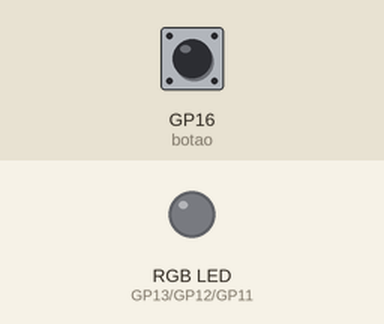
This program was run on a simulated Raspberry Pi Pico running MicroPython. Parts: an RGB LED mixed from three pins (HIGH = lit). Inputs (shaded band) come from the test bench; at power-on: GP16 (botao) LOW.

Above: at 1.2 s.
1.3 s: GP16 (botao) pulled HIGH for 0.15 s
At 2.1 s:
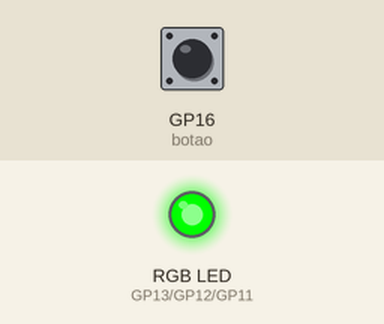
At 2.9 s:
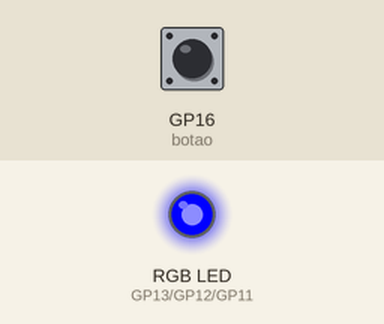
7.4 s: GP16 (botao) pulled HIGH for 1 s
At 7.4 s:
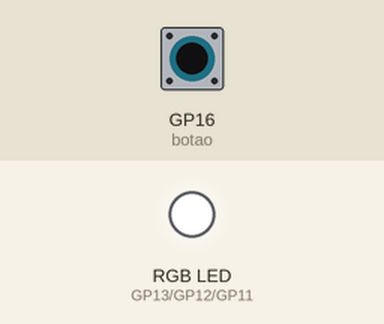
Timing chart, 0 to 16.8 s (numbered marks = the images above; inputs shaded):
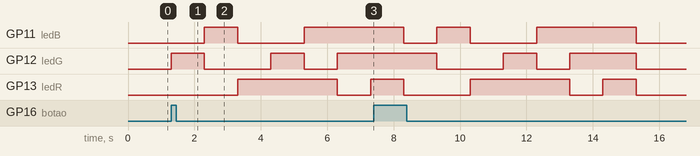

Measured:
- after the input at 1.3 s, GP11 (ledB): LOW → HIGH after 1.0 s, → LOW 1.0 s later, → HIGH 2.0 s later; GP12 (ledG): goes HIGH 1.0 s, LOW 2.0 s, HIGH 1.0 s, LOW 1.0 s, then HIGH, starting at once; GP13 (ledR): LOW → HIGH after 2.0 s, → LOW 3.0 s later, → HIGH 1.0 s later

The program:

led_rgb_dowm.py
```python
from machine import Pin
from utime import sleep

ledG = Pin(12, Pin.OUT)
ledB = Pin(11, Pin.OUT)
ledR = Pin(13, Pin.OUT)

botao = Pin(16, Pin.IN, Pin.PULL_DOWN)

while True:
    valor = botao.value()

    if valor == 1:
        ledG.value(1)
        ledB.value(0)
        ledR.value(0)
        sleep(1)

        ledG.value(0)
        ledB.value(1)
        ledR.value(0)
        sleep(1)

        ledG.value(0)
        ledB.value(0)
        ledR.value(1)
        sleep(1)

        ledG.value(1)
        ledB.value(0)
        ledR.value(1)
        sleep(1)

        ledG.value(0)
        ledB.value(1)
        ledR.value(1)
        sleep(1)

        ledG.value(1)
        ledB.value(1)
        ledR.value(0)
        sleep(1)

        ledG.value(1)
        ledB.value(1)
        ledR.value(1)
        sleep(1)

    else:
        ledG.value(0)
        ledB.value(0)
        ledR.value(0)
        sleep(0.1)
```
